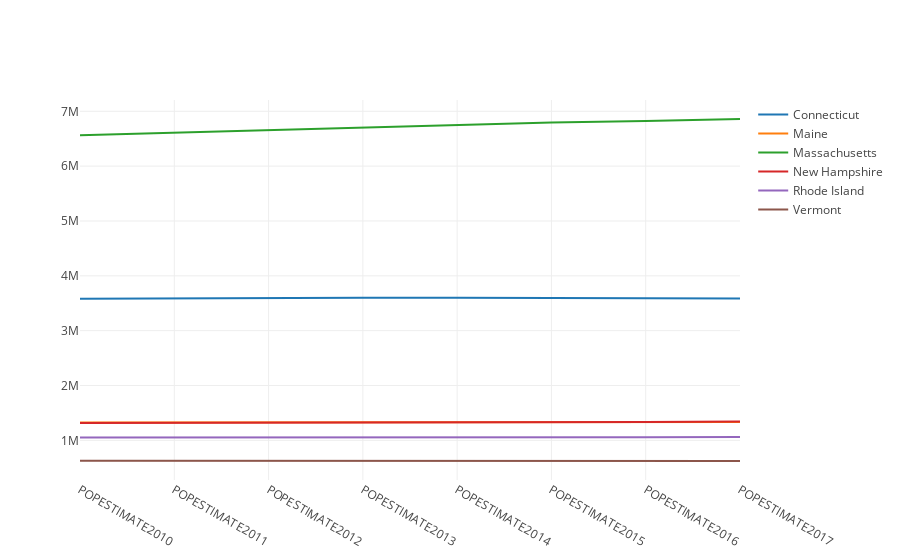

Notebook code cell kept with this figure:
### Code cell
data = [go.Scatter(x=df2.columns,
                   y=df2.loc[name],
                   mode='lines',
                  name = name) for name in df2.index]

iplot(data)

### Figure 1 — Plotly figure (JSON) as saved in the notebook; plotly's stock layout.template omitted (floating-point values rounded to 4 significant figures)
{"data": [{"mode": "lines", "name": "Connecticut", "type": "scatter", "uid": "48b85f8e-b6b4-46d6-a0cf-d07e66d19536", "x": ["POPESTIMATE2010", "POPESTIMATE2011", "POPESTIMATE2012", "POPESTIMATE2013", "POPESTIMATE2014", "POPESTIMATE2015", "POPESTIMATE2016", "POPESTIMATE2017"], "y": [3580171, 3591927, 3597705, 3602470, 3600188, 3593862, 3587685, 3588184]}, {"mode": "lines", "name": "Maine", "type": "scatter", "uid": "88ee73b7-680d-45c5-8e43-45a1ca5ae777", "x": ["POPESTIMATE2010", "POPESTIMATE2011", "POPESTIMATE2012", "POPESTIMATE2013", "POPESTIMATE2014", "POPESTIMATE2015", "POPESTIMATE2016", "POPESTIMATE2017"], "y": [1327568, 1327968, 1328101, 1327975, 1328903, 1327787, 1330232, 1335907]}, {"mode": "lines", "name": "Massachusetts", "type": "scatter", "uid": "82bb3472-4d7c-4ec1-a877-42004d36455e", "x": ["POPESTIMATE2010", "POPESTIMATE2011", "POPESTIMATE2012", "POPESTIMATE2013", "POPESTIMATE2014", "POPESTIMATE2015", "POPESTIMATE2016", "POPESTIMATE2017"], "y": [6564943, 6612178, 6659627, 6711138, 6757925, 6794002, 6823721, 6859819]}, {"mode": "lines", "name": "New Hampshire", "type": "scatter", "uid": "b79d2c9c-bcb7-418f-ac98-dc0a735a0ddb", "x": ["POPESTIMATE2010", "POPESTIMATE2011", "POPESTIMATE2012", "POPESTIMATE2013", "POPESTIMATE2014", "POPESTIMATE2015", "POPESTIMATE2016", "POPESTIMATE2017"], "y": [1316700, 1318345, 1320923, 1322622, 1328684, 1330134, 1335015, 1342795]}, {"mode": "lines", "name": "Rhode Island", "type": "scatter", "uid": "2bbd7a45-3a24-4709-89ab-ee84bc8806d1", "x": ["POPESTIMATE2010", "POPESTIMATE2011", "POPESTIMATE2012", "POPESTIMATE2013", "POPESTIMATE2014", "POPESTIMATE2015", "POPESTIMATE2016", "POPESTIMATE2017"], "y": [1053169, 1052154, 1052761, 1052784, 1054782, 1055916, 1057566, 1059639]}, {"mode": "lines", "name": "Vermont", "type": "scatter", "uid": "9394d123-5ac5-4dbd-840d-7f146af86d95", "x": ["POPESTIMATE2010", "POPESTIMATE2011", "POPESTIMATE2012", "POPESTIMATE2013", "POPESTIMATE2014", "POPESTIMATE2015", "POPESTIMATE2016", "POPESTIMATE2017"], "y": [625842, 626210, 625606, 626044, 625665, 624455, 623354, 623657]}], "layout": {}}
